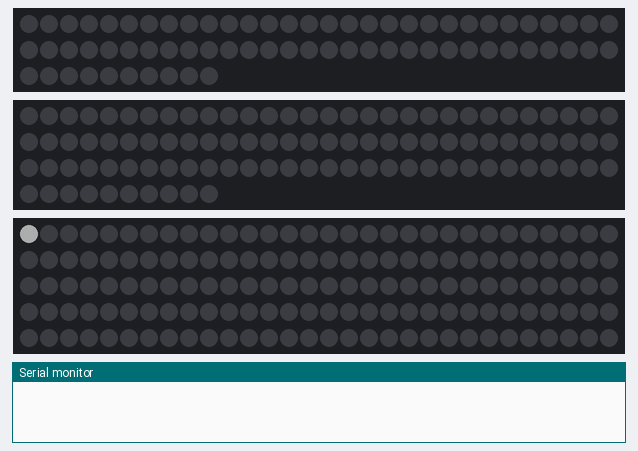
A sketch run on a simulated Arduino Uno, built with avr-gcc and run on an emulated ATmega328P. Shown: 70 RGB LEDs in strip order, left to right, continuing on the next row, 100 RGB LEDs in strip order, left to right, continuing on the next row, 150 RGB LEDs in strip order, left to right, continuing on the next row, the last lines printed to the serial monitor. Dim RGB values are drawn brighter than linear.

Above: at 0.03 s.
At 8.49 s:
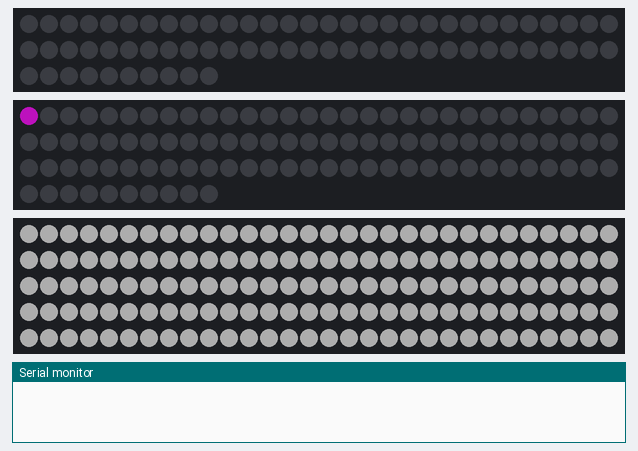
At 10.12 s:
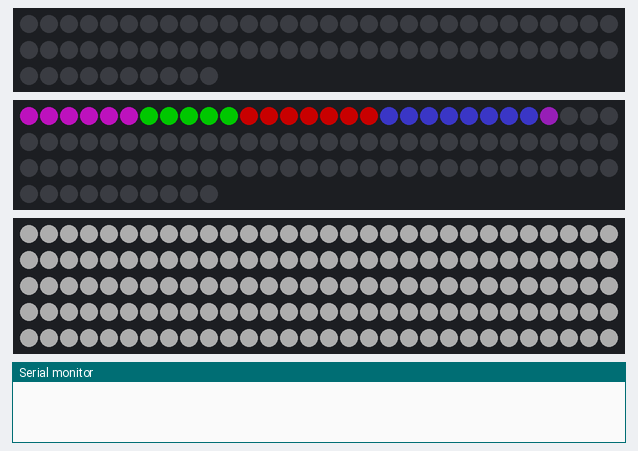
At 11.85 s:
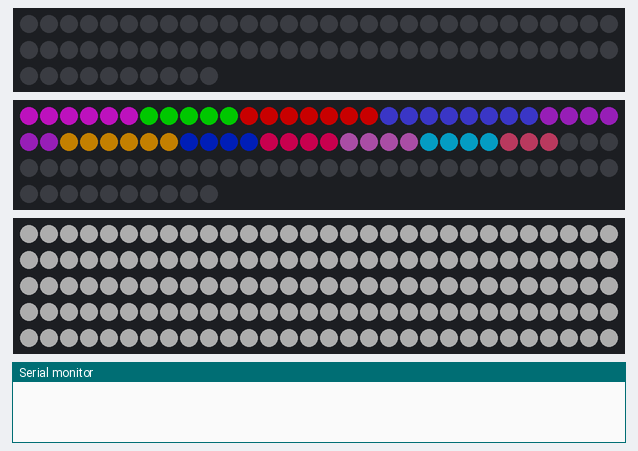
At 25.85 s:
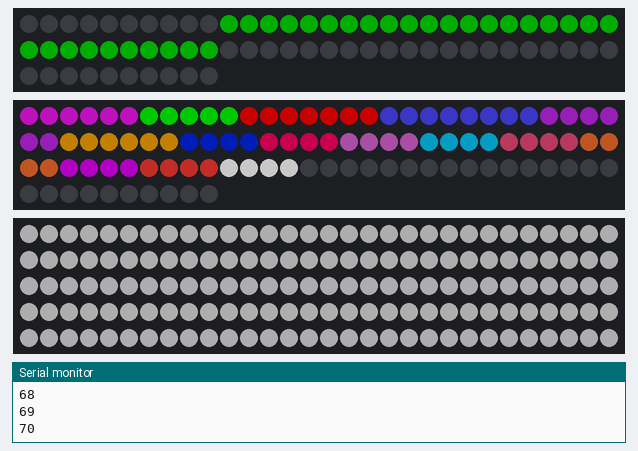
At 39.89 s:
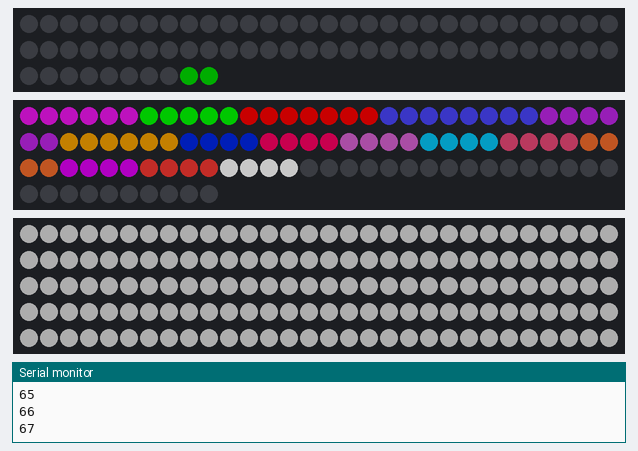

The sketch:

RGB_led_code.ino
```cpp
#include <Adafruit_NeoPixel.h>
#ifdef __AVR__
  #include <avr/power.h>
#endif

#define PIN 6
#define PIN2 5
#define PIN3 10

#define POWER 70
#define PIE 100
#define HALO 150


#define ThePies 4
#define USB 7
#define COMPUTER 8
#define ROUTER 6
#define SWITCH 6
#define SMILE 6
#define SURGE 5


#define delay_time 50

#define NUM_LEDS 42

#define BRIGHTNESS 100
#define HALO_BRIGHT 50
#define delayval 1000

bool start_up = true;

//const int power = 70;
//const int pie = 66;
Adafruit_NeoPixel strip = Adafruit_NeoPixel(POWER, PIN, NEO_GRB);
Adafruit_NeoPixel strip2 = Adafruit_NeoPixel(PIE, PIN2, NEO_GRB);
Adafruit_NeoPixel strip3 = Adafruit_NeoPixel(HALO, PIN3, NEO_GRB);
void setup() {
  strip.setBrightness(HALO_BRIGHT);
  strip2.setBrightness(BRIGHTNESS);
  strip3.setBrightness(HALO_BRIGHT);
  strip.begin();
  strip2.begin();
  strip3.begin();
  strip.show(); // Initialize all pixels to 'off'
  strip2.show();
  strip3.show();


  for(int i = 0; i <= HALO; i++)
  {
    strip3.setPixelColor(i,255,255,255);

    strip3.show();
    delay(delay_time);

  }
  Serial.begin(9600);

}

void loop() {


while (start_up)
{

second_strips();
start_up = false;
}


set_strip();
//delay(1000);
pulse_strip();
//heart_beat();
//delay(500);
//blank();


  //delay(500);


   /* for(int i = 0; i <= POWER; i++)
  {
    strip.setPixelColor(i,0,0,0);
    strip.show();
    delay(50);
    if ( i == 35)
    {
      for(int i = 0; i <= POWER/2; i++)
      {
        strip.setPixelColor(i,0,255,0);

        strip.show();
        delay(50);
      }
      }
  }
*/
}

void set_strip()
{

  for(int i = 0; i <= 30; i++)
  {
    strip.setPixelColor(i,0,255,0);

    strip.show();
    delay(delay_time);

  }
}
void pulse_strip()
{
  int x = 0;
  for(int i = 30; i <= POWER; i++)
  {

    strip.setPixelColor(i,0,255,0);
    strip.setPixelColor(x,0,0,0);
    strip.show();
    x+=1;
    //Serial.println(x);
    delay(delay_time);
    if (i == 70)
    {
      for (int x = 40; x <= POWER; x++)
      {

        Serial.println(x);
        strip.setPixelColor(x,0,0,0);
        strip.show();
        delay(delay_time);
      }
    }
  }
}
void blank(){
  for(int i = 0; i <= POWER; i++)
  {
    strip.setPixelColor(i,0,0,0);
    strip.show();
  }
}

void second_strips()
{

  for (int i = 0; i <= SMILE; i++)
  {


    strip2.setPixelColor(i, 200, 20, 200);
    strip2.show();
    delay(delay_time);

  }

  for (int i = SMILE; i <= SMILE+SURGE; i++)
  {
    strip2.setPixelColor(i, 0,255,0);
    strip2.show();
    delay(delay_time);
  }
  for (int i = SMILE+SURGE; i <= SMILE+SURGE+USB; i++)
  {
    strip2.setPixelColor(i, 255,0,0);
    strip2.show();
    delay(delay_time);
  }


    for (int i = SMILE+SURGE+USB; i <= SMILE+SURGE+USB+COMPUTER; i++)
  {
    strip2.setPixelColor(i, 72, 66, 244);
    strip2.show();
    delay(delay_time);
  }

      for (int i = SMILE+SURGE+USB+COMPUTER; i <= SMILE+SURGE+USB+COMPUTER+ROUTER; i++)
  {
    strip2.setPixelColor(i, 142, 29, 173);
    strip2.show();
    delay(delay_time);
  }
      for (int i = SMILE+SURGE+USB+COMPUTER+ROUTER; i <= SMILE+SURGE+USB+COMPUTER+ROUTER+SWITCH; i++)
  {
    strip2.setPixelColor(i, 229, 150,0 );
    strip2.show();
    delay(delay_time);
  }
      for (int i = SMILE+SURGE+USB+COMPUTER+ROUTER+SWITCH; i < SMILE+SURGE+USB+COMPUTER+ROUTER+SWITCH+ThePies; i++)
  {
    //Serial.println("yep");
     strip2.setPixelColor(i, 0, 29, 173);
     strip2.show();
     delay(delay_time);
  }
       for (int i = SMILE+SURGE+USB+COMPUTER+ROUTER+SWITCH+ThePies; i < SMILE+SURGE+USB+COMPUTER+ROUTER+SWITCH+(ThePies)*2; i++)
  {
    //Serial.println("yep");
     strip2.setPixelColor(i, 255, 0, 100);
     strip2.show();
     delay(delay_time);
  }
       for (int i = SMILE+SURGE+USB+COMPUTER+ROUTER+SWITCH+(ThePies)*2; i < SMILE+SURGE+USB+COMPUTER+ROUTER+SWITCH+(ThePies)*3; i++)
  {

     strip2.setPixelColor(i, 112, 52, 109);
     strip2.show();
     delay(delay_time);
  }
         for (int i = SMILE+SURGE+USB+COMPUTER+ROUTER+SWITCH+(ThePies)*3; i < SMILE+SURGE+USB+COMPUTER+ROUTER+SWITCH+(ThePies)*4; i++)
  {

     strip2.setPixelColor(i, 6, 184, 229);
     strip2.show();
     delay(delay_time);
  }
          for (int i = SMILE+SURGE+USB+COMPUTER+ROUTER+SWITCH+(ThePies)*4; i < SMILE+SURGE+USB+COMPUTER+ROUTER+SWITCH+(ThePies)*5; i++)
  {

     strip2.setPixelColor(i, 181, 57, 92);
     strip2.show();
     delay(delay_time);
  }
         for (int i = SMILE+SURGE+USB+COMPUTER+ROUTER+SWITCH+(ThePies)*5; i < SMILE+SURGE+USB+COMPUTER+ROUTER+SWITCH+(ThePies)*6; i++)
  {

     strip2.setPixelColor(i, 214, 95, 40);
     strip2.show();
     delay(delay_time);
  }
         for (int i = SMILE+SURGE+USB+COMPUTER+ROUTER+SWITCH+(ThePies)*6; i < SMILE+SURGE+USB+COMPUTER+ROUTER+SWITCH+(ThePies)*7; i++)
  {

     strip2.setPixelColor(i, 206, 0, 226);
     strip2.show();
     delay(delay_time);
  }

         for (int i = SMILE+SURGE+USB+COMPUTER+ROUTER+SWITCH+(ThePies)*7; i < SMILE+SURGE+USB+COMPUTER+ROUTER+SWITCH+(ThePies)*8; i++)
  {

     strip2.setPixelColor(i, 226, 53, 47);
     strip2.show();
     delay(delay_time);
  }
         for (int i = SMILE+SURGE+USB+COMPUTER+ROUTER+SWITCH+(ThePies)*8; i < SMILE+SURGE+USB+COMPUTER+ROUTER+SWITCH+(ThePies)*9; i++)
  {

     strip2.setPixelColor(i, 255, 255, 255);
     strip2.show();
     delay(delay_time);
  }


}
void heart_beat()
{

  for (int i = 0; i <= SMILE; i++)
  {

    int red = 200;
    int green = 20;
    int blue = 200;

    strip2.setPixelColor(i, red/2, green/2, blue/2);
    strip2.show();
    //delay(delay_time);


  }
  delay(500);
   for (int i = 0; i <= SMILE; i++)
  {

    int red = 200;
    int green = 20;
    int blue = 200;

    strip2.setPixelColor(i, red/3, green/3, blue/3);
    strip2.show();
    //delay(delay_time);


  }
}
```
